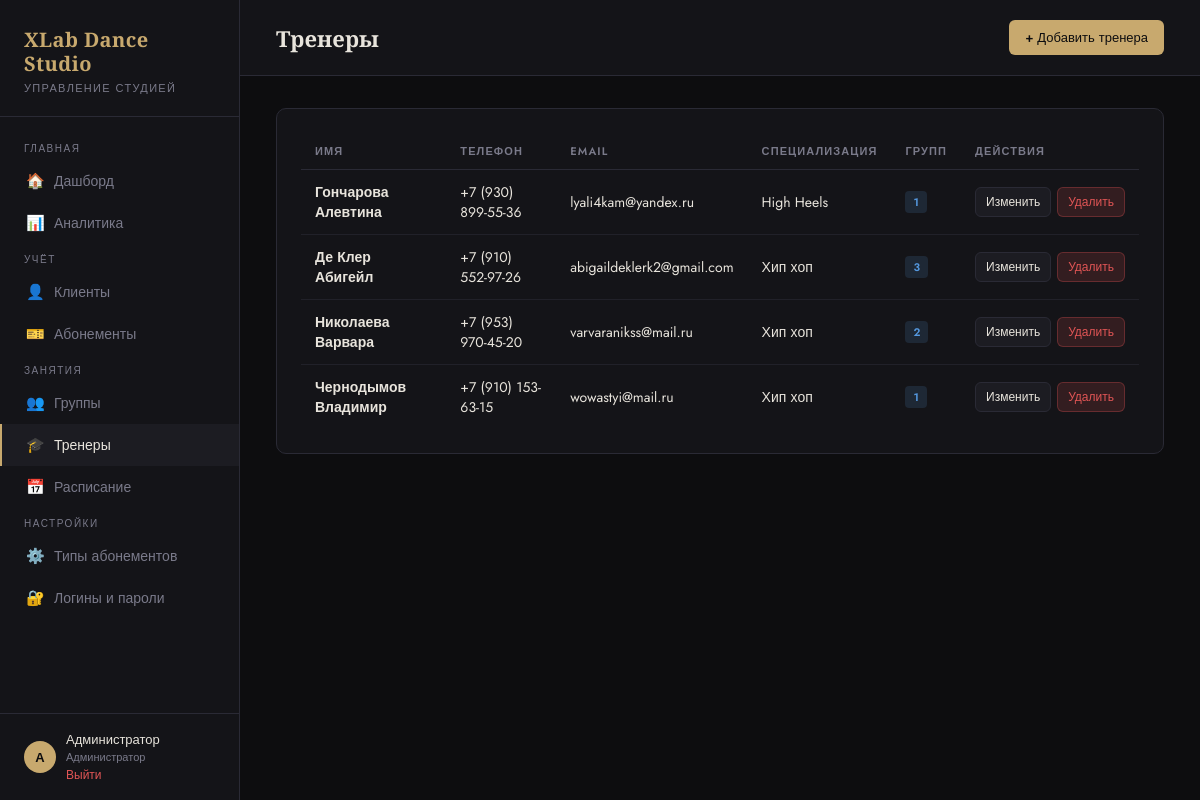
Screenshot of /trainers (signed in) with the database file from the repository.
### tables this page shows
CREATE TABLE users (
            id INTEGER PRIMARY KEY AUTOINCREMENT,
            role TEXT NOT NULL, -- admin | trainer
            username TEXT UNIQUE NOT NULL,
            password TEXT NOT NULL,
            name TEXT NOT NULL,
            trainer_id INTEGER UNIQUE REFERENCES trainers(id) ON DELETE CASCADE
        );

CREATE TABLE trainers (
            id INTEGER PRIMARY KEY AUTOINCREMENT,
            name TEXT NOT NULL,
            phone TEXT,
            email TEXT,
            specialization TEXT,
            notes TEXT,
            created_at TEXT DEFAULT (datetime('now','localtime'))
        );

### app.py (the view)
@app.route('/trainers')
@login_required
def trainers():
    db = get_db()
    if not is_admin():
        flash('Раздел тренеров доступен только администратору', 'error')
        return redirect(url_for('schedule'))
    trainers_list = db.execute('''
        SELECT t.*, COUNT(g.id) as groups_count
        FROM trainers t LEFT JOIN groups g ON t.id = g.trainer_id
        GROUP BY t.id ORDER BY t.name COLLATE NOCASE
    ''').fetchall()
    return render_template('trainers.html', trainers=trainers_list)

### app.py (called while the page is built, shortened)
def current_role():
    return session.get('role', 'admin')

def is_admin():
    return current_role() == 'admin'

def sync_session_user():
    if 'user_id' not in session:
        return
    db = get_db()
    user = db.execute('SELECT role, trainer_id, name FROM users WHERE id=?', (session['user_id'],)).fetchone()
    if not user:
        session.clear()
        return
    session['role'] = user['role']
    session['trainer_id'] = user['trainer_id']
    session['user_name'] = user['name']

@app.before_request
def setup():
    if request.endpoint is None:
        return
    if request.endpoint in ('login', 'logout', 'static'):
        return
    if 'user_id' not in session:
        return
    sync_session_user()
    if is_admin():
        return

def login_required(f):
    from functools import wraps
    @wraps(f)
    def decorated(*args, **kwargs):
        if 'user_id' not in session:
            return redirect(url_for('login'))
        return f(*args, **kwargs)
    return decorated

### database.py (called while the page is built)
def get_db():
    from app import app
    if 'db' not in g:
        g.db = sqlite3.connect(DATABASE)
        g.db.row_factory = sqlite3.Row
        g.db.execute("PRAGMA foreign_keys = ON")
    return g.db

### templates/trainers.html (shortened to what this page needs)
{% extends "base.html" %}
{% block topbar_title %}Тренеры{% endblock %}
{% block topbar_actions %}
  <a href="{{ url_for('add_trainer') }}" class="btn btn-primary">+ Добавить тренера</a>
{% endblock %}
{% block content %}
<div class="card">
  {% if trainers %}
  <div class="table-wrap">
    <table>
      <thead>
        <tr><th>Имя</th><th>Телефон</th><th>Email</th><th>Специализация</th><th>Групп</th><th>Действия</th></tr>
      </thead>
      <tbody>
        {% for t in trainers %}
        <tr>
          <td><strong>{{ t.name }}</strong></td>
          <td>{{ t.phone or '—' }}</td>
          <td>{{ t.email or '—' }}</td>
          <td>{{ t.specialization or '—' }}</td>
          <td><span class="badge badge-blue">{{ t.groups_count }}</span></td>
          <td>
            <div style="display:flex; gap:6px">
              <a href="{{ url_for('edit_trainer', id=t.id) }}" class="btn btn-secondary btn-sm">Изменить</a>
              <form method="POST" action="{{ url_for('delete_trainer', id=t.id) }}" onsubmit="return confirm('Удалить тренера?')">
                <button class="btn btn-danger btn-sm">Удалить</button>
              </form>
            </div>
          </td>
        </tr>
        {% endfor %}
      </tbody>
    </table>
  </div>
  {% else %}
  <div class="empty-state">
    <div class="icon">🎓</div>
    <p>Тренеров пока нет. <a href="{{ url_for('add_trainer') }}">Добавить первого</a></p>
  </div>
  {% endif %}
</div>
{% endblock %}

### templates/base.html (shortened to what this page needs)
<!DOCTYPE html>
<html lang="ru">
<head>
</head>
<body>
<aside class="sidebar">
  <div class="sidebar-logo">
    <h1>XLab Dance<br>Studio</h1>
    <p>Управление студией</p>
  </div>
  <nav class="nav">
    <div class="nav-section">Главная</div>
    <a href="{{ url_for('dashboard') }}" class="{{ 'active' if request.endpoint == 'dashboard' }}">
      <span class="icon">🏠</span> Дашборд
    </a>
    {% if session.role == 'admin' %}
    <a href="{{ url_for('analytics') }}" class="{{ 'active' if request.endpoint == 'analytics' }}">
      <span class="icon">📊</span> Аналитика
    </a>
    {% endif %}
    {% if session.role == 'admin' %}
    <div class="nav-section">Учёт</div>
    <a href="{{ url_for('clients') }}" class="{{ 'active' if 'client' in request.endpoint }}">
      <span class="icon">👤</span> Клиенты
    </a>
    <a href="{{ url_for('subscriptions') }}" class="{{ 'active' if 'subscription' in request.endpoint and request.endpoint != 'subscription_types' }}">
      <span class="icon">🎫</span> Абонементы
    </a>
    {% endif %}
    <div class="nav-section">Занятия</div>
    {% if session.role == 'admin' %}
    <a href="{{ url_for('groups') }}" class="{{ 'active' if 'group' in request.endpoint }}">
      <span class="icon">👥</span> Группы
    </a>
    {% endif %}
    {% if session.role == 'admin' %}
    <a href="{{ url_for('trainers') }}" class="{{ 'active' if 'trainer' in request.endpoint }}">
      <span class="icon">🎓</span> Тренеры
    </a>
    {% endif %}
    <a href="{{ url_for('schedule') }}" class="{{ 'active' if 'schedule' in request.endpoint or 'attendance' in request.endpoint }}">
      <span class="icon">📅</span> Расписание
    </a>
    {% if session.role == 'admin' %}
    <div class="nav-section">Настройки</div>
    <a href="{{ url_for('subscription_types') }}" class="{{ 'active' if request.endpoint == 'subscription_types' }}">
      <span class="icon">⚙️</span> Типы абонементов
    </a>
    <a href="{{ url_for('accounts') }}" class="{{ 'active' if 'account' in request.endpoint }}">
      <span class="icon">🔐</span> Логины и пароли
    </a>
    {% endif %}
  </nav>
  <div class="sidebar-user">
    <div class="avatar">{{ session.user_name[0] if session.user_name }}</div>
    <div>
      <div style="color: var(--text); font-size: 13px;">{{ session.user_name }}</div>
      <div style="font-size: 11px; color: var(--muted);">{{ 'Администратор' if session.role == 'admin' else 'Тренер' }}</div>
      <a href="{{ url_for('logout') }}">Выйти</a>
    </div>
  </div>
</aside>
<div class="main">
  <div class="topbar">
    <h2>{% block topbar_title %}{% endblock %}</h2>
    <div>{% block topbar_actions %}{% endblock %}</div>
  </div>
  <div class="content">
    {% block content %}{% endblock %}
  </div>
</div>
</body>
</html>

### templates/base.html (style rules this page uses)
:root { --bg: #0d0d0f; --surface: #141418; --surface2: #1c1c22; --border: #2a2a35; --accent: #c8a96e; --accent2: #e8c88a; --text: #e8e4dc; --muted: #7a7a8a; --danger: #e05555; --success: #5cb87a; --warning: #e0a055; --info: #5599e0; --sidebar-w: 240px; }
* { box-sizing: border-box; margin: 0; padding: 0; }
body { background: var(--bg); color: var(--text); font-family: 'Jost', sans-serif; font-weight: 400; min-height: 100vh; display: flex; }
.sidebar { width: var(--sidebar-w); min-height: 100vh; background: var(--surface); border-right: 1px solid var(--border); display: flex; flex-direction: column; position: fixed; top: 0; left: 0; z-index: 100; }
.sidebar-logo { padding: 28px 24px 20px; border-bottom: 1px solid var(--border); }
.sidebar-logo h1 { font-family: 'Playfair Display', serif; font-size: 20px; font-weight: 700; color: var(--accent); letter-spacing: 0.02em; line-height: 1.2; }
.sidebar-logo p { font-size: 11px; color: var(--muted); letter-spacing: 0.12em; text-transform: uppercase; margin-top: 4px; }
.nav { flex: 1; padding: 16px 0; overflow-y: auto; max-height: calc(100vh - 200px); }
.nav-section { padding: 8px 24px 4px; font-size: 10px; letter-spacing: 0.15em; text-transform: uppercase; color: var(--muted); }
.nav a { display: flex; align-items: center; gap: 10px; padding: 10px 24px; color: var(--muted); text-decoration: none; font-size: 14px; font-weight: 400; transition: all 0.2s; border-left: 2px solid transparent; }
.nav a:hover, .nav a.active { color: var(--text); background: var(--surface2); border-left-color: var(--accent); }
.nav a .icon { width: 18px; text-align: center; font-size: 15px; }
.sidebar-user { padding: 16px 24px; border-top: 1px solid var(--border); font-size: 13px; color: var(--muted); display: flex; align-items: center; gap: 10px; }
.sidebar-user .avatar { width: 32px; height: 32px; border-radius: 50%; background: var(--accent); display: flex; align-items: center; justify-content: center; color: var(--bg); font-weight: 700; font-size: 13px; }
.sidebar-user a { color: var(--danger); text-decoration: none; font-size: 12px; }
.main { margin-left: var(--sidebar-w); flex: 1; min-height: 100vh; }
.topbar { padding: 20px 36px; border-bottom: 1px solid var(--border); background: var(--surface); display: flex; align-items: center; justify-content: space-between; position: sticky; top: 0; z-index: 50; }
.topbar h2 { font-family: 'Playfair Display', serif; font-size: 22px; font-weight: 600; color: var(--text); }
.content { padding: 32px 36px; }
.card { background: var(--surface); border: 1px solid var(--border); border-radius: 10px; padding: 24px; }
.table-wrap { overflow-x: auto; }
table { width: 100%; border-collapse: collapse; }
th { text-align: left; padding: 10px 14px; font-size: 11px; font-weight: 600; letter-spacing: 0.1em; text-transform: uppercase; color: var(--muted); border-bottom: 1px solid var(--border); }
td { padding: 12px 14px; font-size: 14px; border-bottom: 1px solid rgba(42,42,53,0.6); vertical-align: middle; }
tr:last-child td { border-bottom: none; }
.btn { display: inline-flex; align-items: center; gap: 6px; padding: 8px 16px; border-radius: 6px; font-size: 13px; font-weight: 500; cursor: pointer; border: none; text-decoration: none; transition: all 0.2s; font-family: 'Jost', sans-serif; }
.btn-primary { background: var(--accent); color: var(--bg); }
.btn-secondary { background: var(--surface2); color: var(--text); border: 1px solid var(--border); }
.btn-danger { background: rgba(224,85,85,0.15); color: var(--danger); border: 1px solid rgba(224,85,85,0.3); }
.btn-sm { padding: 5px 10px; font-size: 12px; }
.badge { display: inline-flex; align-items: center; padding: 3px 8px; border-radius: 4px; font-size: 11px; font-weight: 600; }
.badge-blue { background: rgba(85,153,224,0.15); color: var(--info); }
a { color: var(--accent); text-decoration: none; }

### rows the page displays
users: name "А", user_name "Администратор", role "Администратор"
trainers: name "Гончарова Алевтина", phone "+7 (930) 899-55-36", email "lyali4kam@yandex.ru", specialization "High Heels", groups_count "1"
trainers: name "Де Клер Абигейл", phone "+7 (910) 552-97-26", email "abigaildeklerk2@gmail.com", specialization "Хип хоп", groups_count "3"
trainers: name "Николаева Варвара", phone "+7 (953) 970-45-20", email "varvaranikss@mail.ru", specialization "Хип хоп", groups_count "2"
trainers: name "Чернодымов Владимир", phone "+7 (910) 153-63-15", email "wowastyi@mail.ru", specialization "Хип хоп", groups_count "1"
